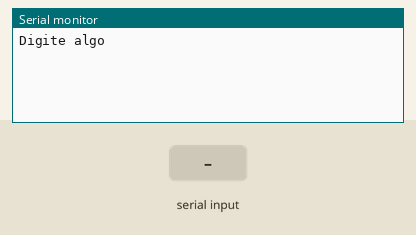
Simulated run of this sketch. Board: Arduino Uno, built with avr-gcc and run on an emulated ATmega328P. On the bench: the last lines printed to the serial monitor. The test bench sets the inputs (shaded band). Storage starts empty.

Above: at 0.9 s.
1.0 s: "1" received over Serial
At 1.3 s:
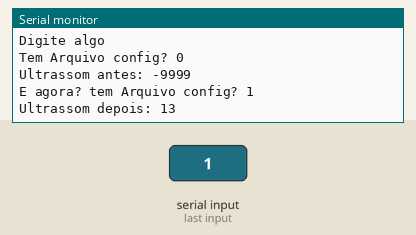
At 2.7 s:
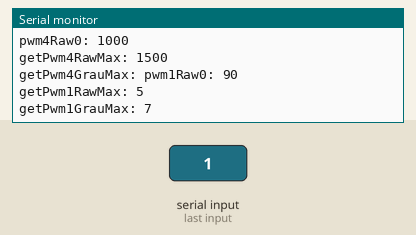
Timing chart, 0 to 4.2 s (numbered marks = the images above; inputs shaded):
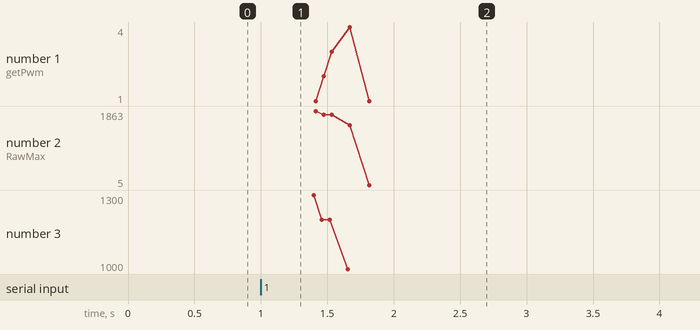

The sketch:

Arquivo_Configuracoes.ino
```cpp
#include <SDHelper.h>

SDHelper sdhelp;

void setup(){
	Serial.begin(9600);
	Serial.println("Digite algo");
	Serial.flush(); //flush all previous received and transmitted data
	while(!Serial.available()) ; // hang program until a byte is received notice the ; after the while()
/*continue program ...*/
	bool deuCerto = sdhelp.leConfigSD();
	Serial.print("Tem Arquivo config? ");
	Serial.println(deuCerto);
	Serial.print("Ultrassom antes: ");
	Serial.println(sdhelp.getUltrassomDist());
	sdhelp.calibraUltrassomNoSD(13);

	deuCerto = sdhelp.leConfigSD();
	Serial.print("E agora? tem Arquivo config? ");
	Serial.println(deuCerto);
	Serial.print("Ultrassom depois: ");
	Serial.println(sdhelp.getUltrassomDist());
	sdhelp.calibraPWMNoSD(1, 1300, 1863, 65);
	sdhelp.calibraPWMNoSD(2, 1200, 1763, 70);
	sdhelp.calibraPWMNoSD(3, 1400, 1963, 45);
	sdhelp.leConfigSD();
	Serial.print("pwm1Raw0: ");
	Serial.println(sdhelp.getPwm1Raw0());
	Serial.print("getPwm1RawMax: ");
	Serial.println(sdhelp.getPwm1RawMax());
	Serial.print("getPwm1GrauMax: ");
	Serial.println(sdhelp.getPwm1GrauMax());
	Serial.print("pwm2Raw0: ");
	Serial.println(sdhelp.getPwm2Raw0());
	Serial.print("getPwm2RawMax: ");
	Serial.println(sdhelp.getPwm2RawMax());
	Serial.print("getPwm2GrauMax: ");
	Serial.println(sdhelp.getPwm2GrauMax());
	Serial.print("pwm3Raw0: ");
	Serial.println(sdhelp.getPwm2Raw0());
	Serial.print("getPwm3RawMax: ");
	Serial.println(sdhelp.getPwm2RawMax());
	Serial.print("getPwm3GrauMax: ");
	Serial.println(sdhelp.getPwm2GrauMax());
	sdhelp.calibraPWMNoSD(4, 1000, 1500, 85);
	sdhelp.leConfigSD();
	Serial.print("pwm4Raw0: ");
	Serial.println(sdhelp.getPwm4Raw0());
	Serial.print("getPwm4RawMax: ");
	Serial.println(sdhelp.getPwm4RawMax());
	Serial.print("getPwm4GrauMax: ");
	sdhelp.calibraPWMNoSD(1, 90, 5, 7);
	sdhelp.leConfigSD();
	Serial.print("pwm1Raw0: ");
	Serial.println(sdhelp.getPwm1Raw0());
	Serial.print("getPwm1RawMax: ");
	Serial.println(sdhelp.getPwm1RawMax());
	Serial.print("getPwm1GrauMax: ");
	Serial.println(sdhelp.getPwm1GrauMax());
}

void loop(){

}
```

Measured:
- after the input at 1.0 s, the serial monitor: prints a new line at once (image 1)
